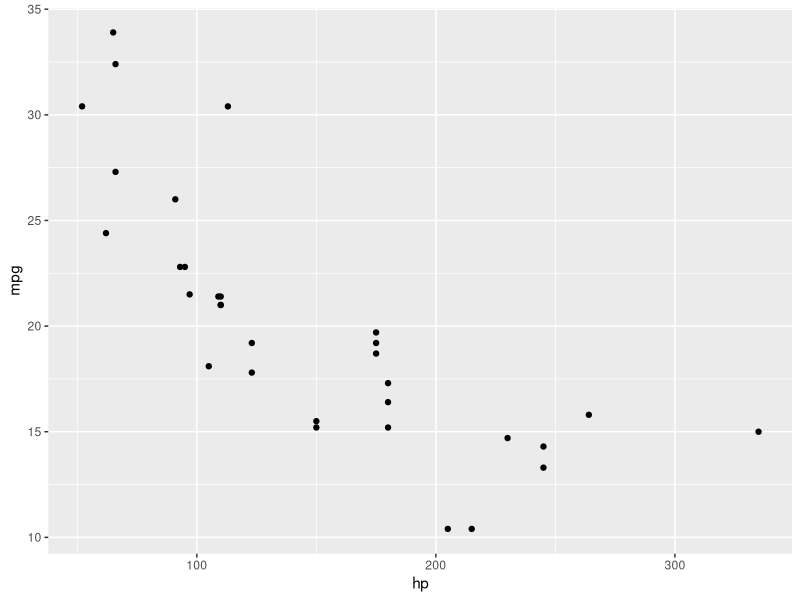
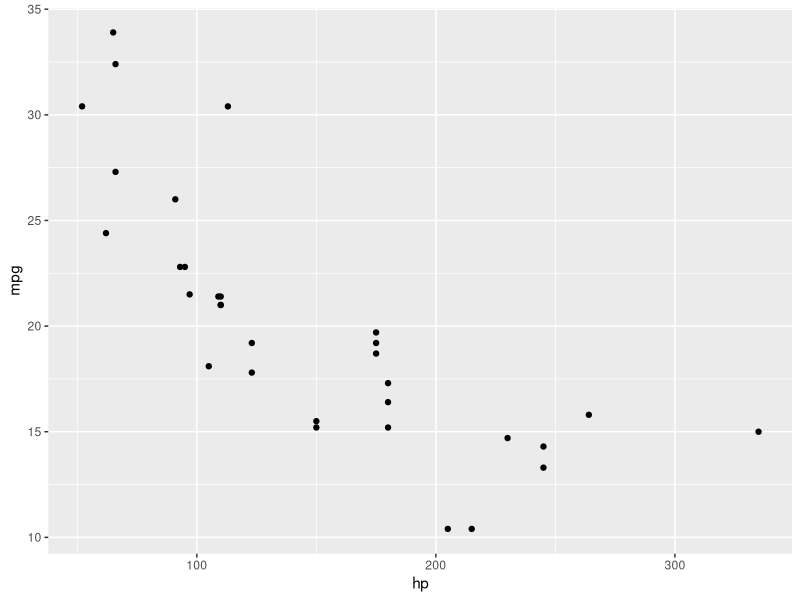

Source code (R) for these figures, in order:
## ---- chunk 1
library(ggplot2)
ggplot(mtcars, aes(hp, mpg)) + geom_point()
## ---- chunk 2
library(ggplot2)

ggplot(mtcars, aes(hp, mpg)) + geom_point()
## ---- chunk 3
knitr::kable(mtcars)

